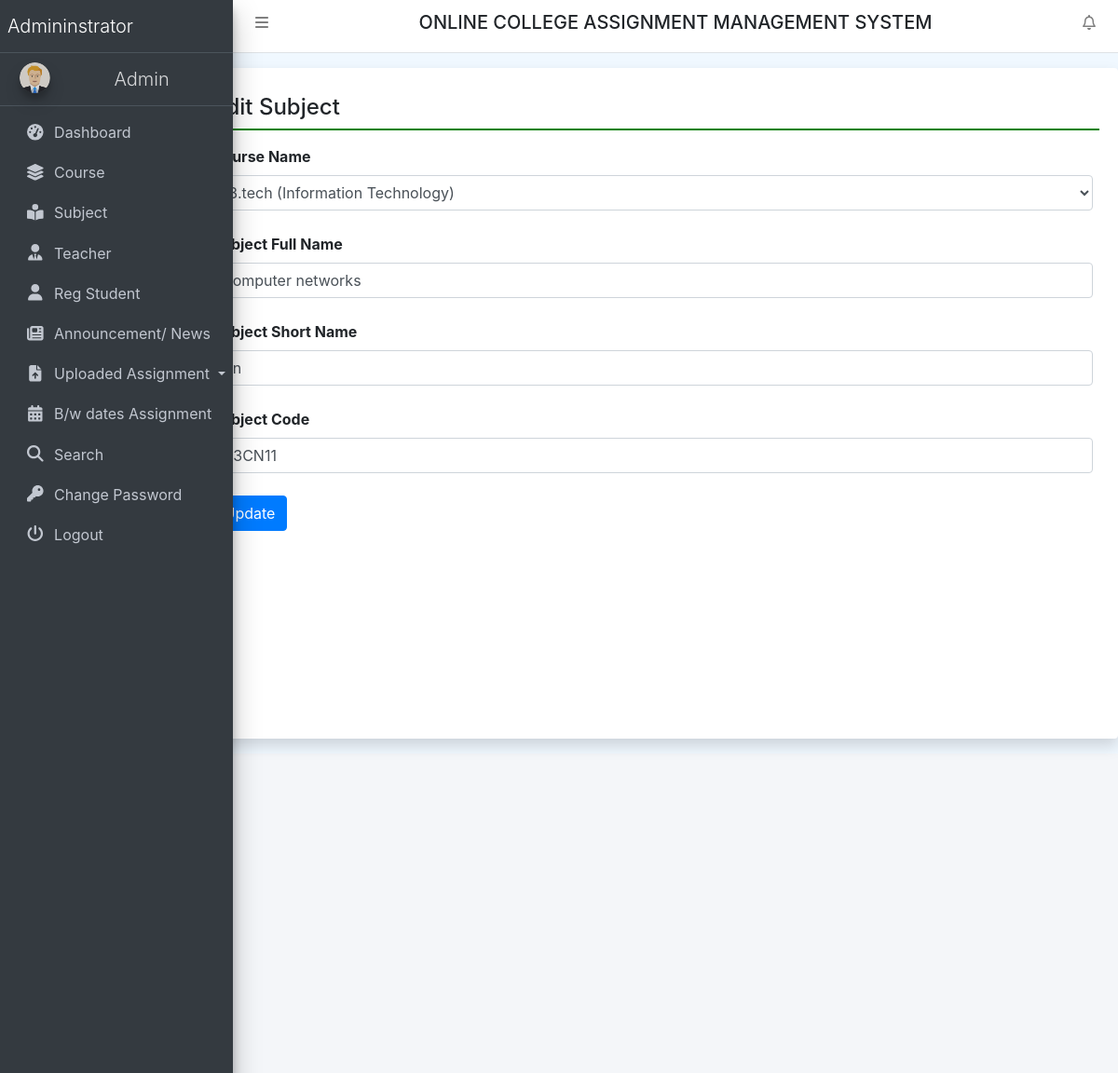
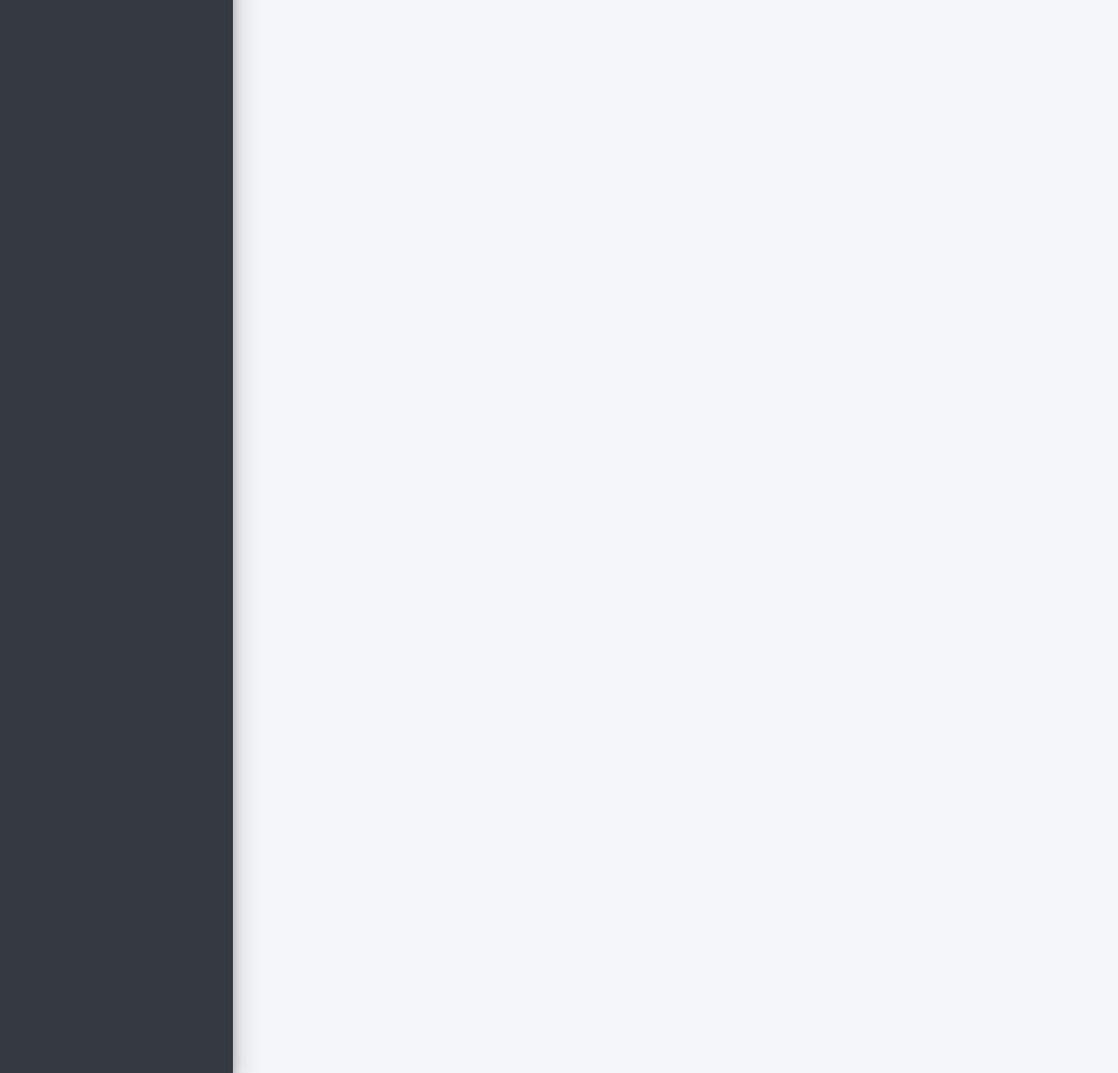
The app's page /editSubject/11 (signed in) with its own data (2 pictures, top to bottom).
### collegeAssignment/models.py (models this page shows, shortened)
class Subject(models.Model):
    course = models.ForeignKey(Course, on_delete=models.CASCADE)
    SubjectFullname = models.CharField(max_length=200, null=True)
    SubjectShortname = models.CharField(max_length=50, null=True)
    SubjectCode = models.CharField(max_length=50, null=True)
    CreationDate = models.DateTimeField(auto_now_add=True)

class Course(models.Model):
    BranchName = models.CharField(max_length=150, null=True)
    CourseName = models.CharField(max_length=200, null=True)
    CreationDate = models.DateTimeField(auto_now_add=True)

### collegeAssignment/views.py (the view, shortened to what this page needs)
# urls.py: path('editSubject/<int:pid>', editSubject, name='editSubject'),
def editSubject(request, pid):
    if not request.user.is_authenticated:
        return redirect('admin_login')
    error = ""
    course = Course.objects.all()
    subject = Subject.objects.get(id=pid)
    return render(request, 'editSubject.html', locals())

### collegeAssignment/templates/editSubject.html (shortened to what this page needs)
{% extends 'header.html' %}
{% block main %}
<div class="card shadow mt-3 offset-2" style="min-height: 90vh">
    <div class="card-body">
        <h4 class="p-2" style="border-bottom: 2px solid green;">Edit Subject</h4>
        <div class="container-fluid mt-3">
            <div class="form-group">
                <form method="post">
                    <label>Course Name</label>
                    <select class="form-control" name="course" id="course">
                        <option value="{{subject.course.id}}">{{subject.course.CourseName}} ({{subject.course.BranchName}})</option>
                    </select>
                    <br>
                    <label>Subject Full Name</label>
                    <input type="text" name="SubjectFullname" value="{{subject.SubjectFullname}}" class="form-control">
                    <br>
                    <label>Subject Short Name</label>
                    <input type="text" name="SubjectShortname" value="{{subject.SubjectShortname}}" class="form-control">
                    <br>
                    <label>Subject Code</label>
                    <input type="text" name="SubjectCode" value="{{subject.SubjectCode}}" class="form-control">
                    <br>
                    <input type="submit" value="Update" class="btn btn-primary">
                </form>
            </div>
        </div>
    </div>
</div>
{% endblock %}

### collegeAssignment/templates/header.html (style rules this page uses)
body { background-color: aliceblue; }

### records on screen
Subject: course "B.tech (Information Technology)", SubjectFullname "computer networks", SubjectShortname "cn", SubjectCode "23CN11"
